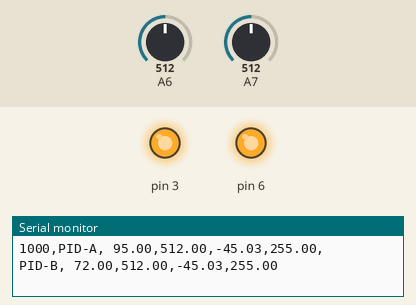
Simulated run of this sketch. Board: Arduino Nano, built with avr-gcc and run on an emulated ATmega328P. Parts: output pins drawn as LEDs (lit = HIGH), the last lines printed to the serial monitor. Inputs (shaded band) come from the test bench; at power-on: A6 = 512, A7 = 512.

Above: at 1.2 s.
1.3 s: A6 set to 716
At 2.5 s:
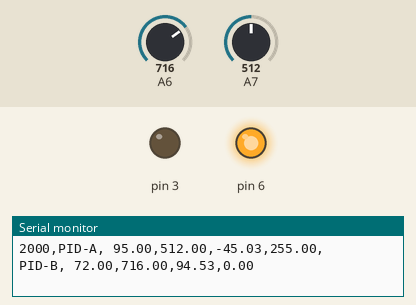
2.8 s: A7 set to 716
At 3.7 s:
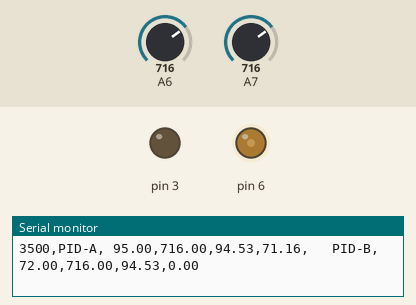
4.3 s: A7 set to 900
At 4.9 s:
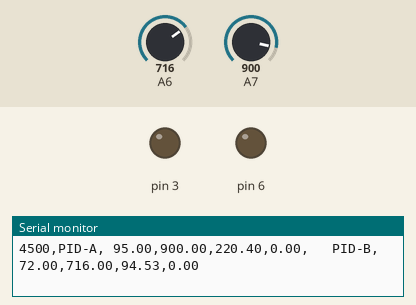
5.8 s: A6 set to 511
At 7.0 s:
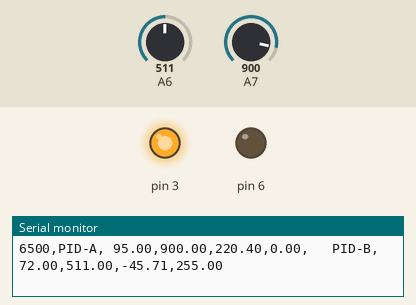
7.3 s: A7 set to 511
At 8.3 s:
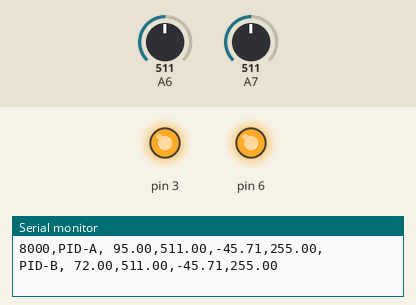
8.8 s: A6 set to 900
At 9.4 s:
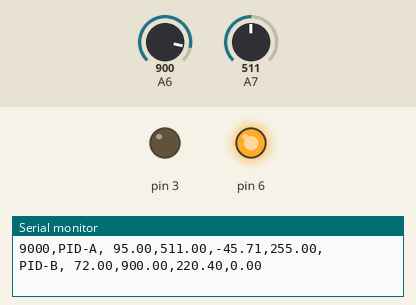
Timing chart, 0 to 11.3 s (numbered marks = the images above; inputs shaded):
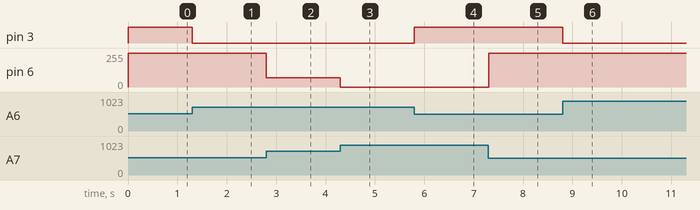

The sketch:

PCR0_1.ino
```cpp
// (licence header left out)
#include <PID_v1.h>

double SetpointA, SetpointB, InputA, InputB, OutputA, OutputB;
float rawA = 0,temp_in_celsiusA = 0,rawB = 0,temp_in_celsiusB = 0, temp_in_kelvin=0, millivolts = 0;
unsigned long serialTime;

//Specify the links and initial tuning parameters, P is enough for now.
PID myPIDa(&InputA, &OutputA, &SetpointA,150,0,0, DIRECT);
PID myPIDb(&InputB, &OutputB, &SetpointB,150,0,0, DIRECT);

void setup()
{
  //initialize the variables we're linked to
  InputA = analogRead(7);
  InputB = analogRead(6);

  SetpointA = 95; // Denaturing Temperature
  SetpointB = 72; // Extension Temperature

  Serial.begin(9600);
  //turn the PID on
  myPIDa.SetMode(AUTOMATIC);
  myPIDb.SetMode(AUTOMATIC);
}

void loop()
{
  rawA = analogRead(7);
  temp_in_celsiusA = rawA*0.6841  - 395.29;
  InputA = temp_in_celsiusA;

  rawB = analogRead(6);
  temp_in_celsiusB = rawB*0.6841  - 395.29;
  InputB = temp_in_celsiusB;

  myPIDa.Compute();
  analogWrite(6,OutputA);

  myPIDb.Compute();
  analogWrite(3,OutputB);

  if(millis()>serialTime)
  {
    //SerialReceive(); used later to set tepmerature from the PC
    SerialSend();
    serialTime+=500;
  }

}

// Reports the temperature, and raw ADC data needed to calibrate the sensors.
void SerialSend()
{
  Serial.print(serialTime);
  Serial.print(",");
  Serial.print("PID-A, ");
  Serial.print(SetpointA);
  Serial.print(",");
  Serial.print(rawA);
  Serial.print(",");
  Serial.print(temp_in_celsiusA);
  Serial.print(",");
  Serial.print(OutputA);
  Serial.print(",");
  Serial.print("   PID-B, ");
  Serial.print(SetpointB);
  Serial.print(",");
  Serial.print(rawB);
  Serial.print(",");
  Serial.print(temp_in_celsiusB);
  Serial.print(",");
  Serial.println(OutputB);
}
```

Measured:
- after the input at 1.3 s, pin 3: HIGH → LOW at once
- after the input at 2.8 s, pin 6: 255/255 → 71/255 at once
- after the input at 4.3 s, pin 6: 71/255 → 0/255 at once
- after the input at 5.8 s, pin 3: LOW → HIGH at once
- after the input at 7.3 s, pin 6: 0/255 → 255/255 at once
- after the input at 8.8 s, pin 3: HIGH → LOW at once
